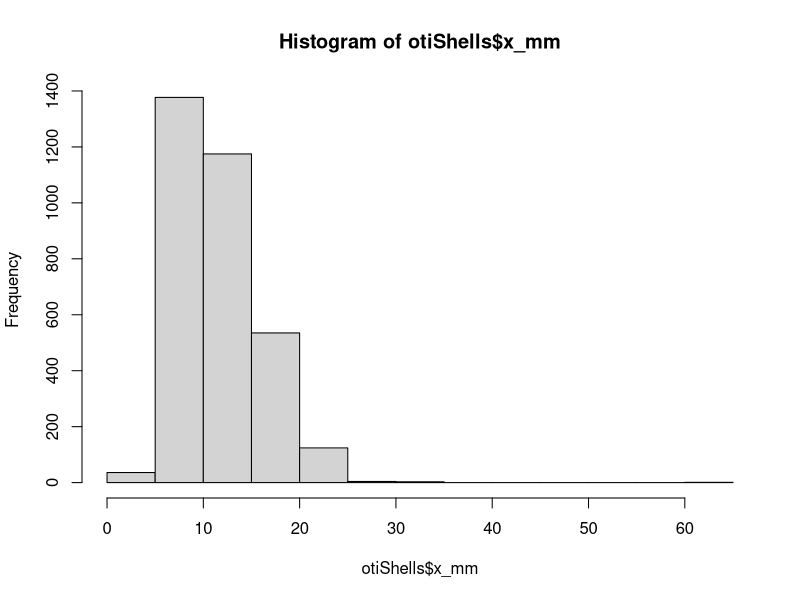
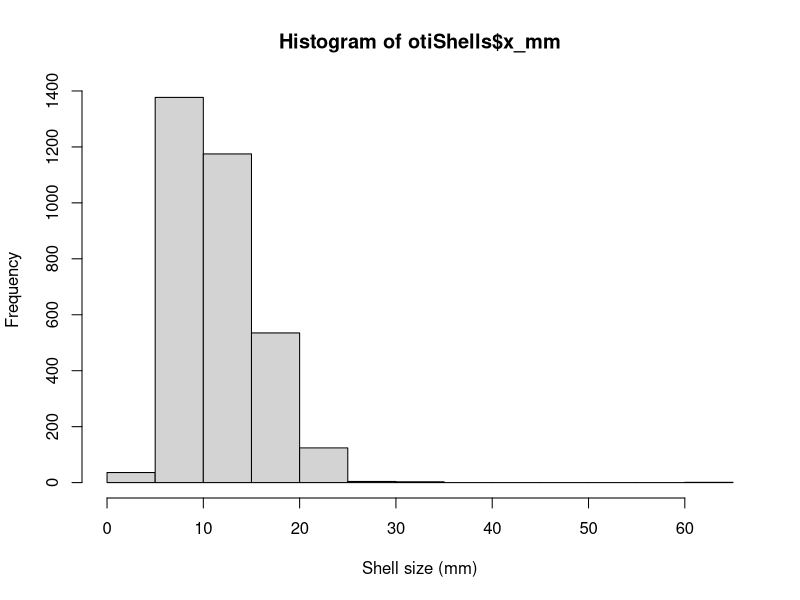
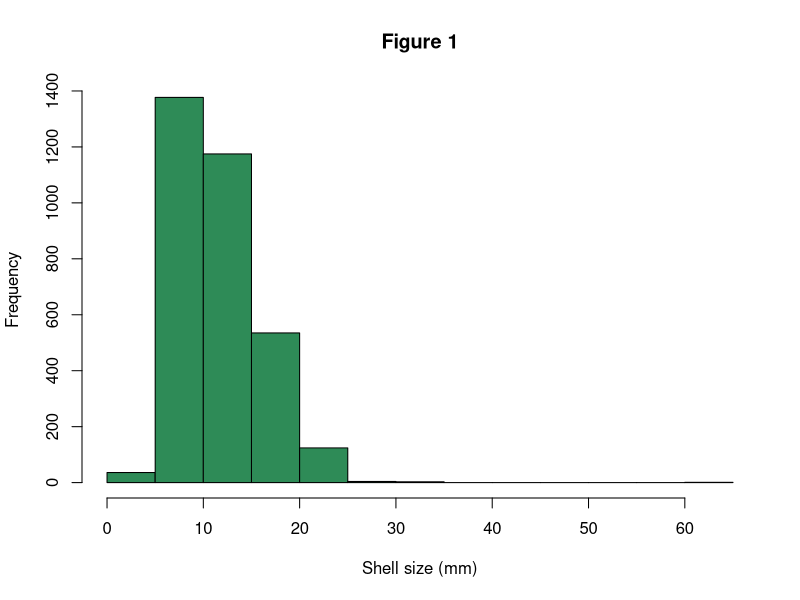
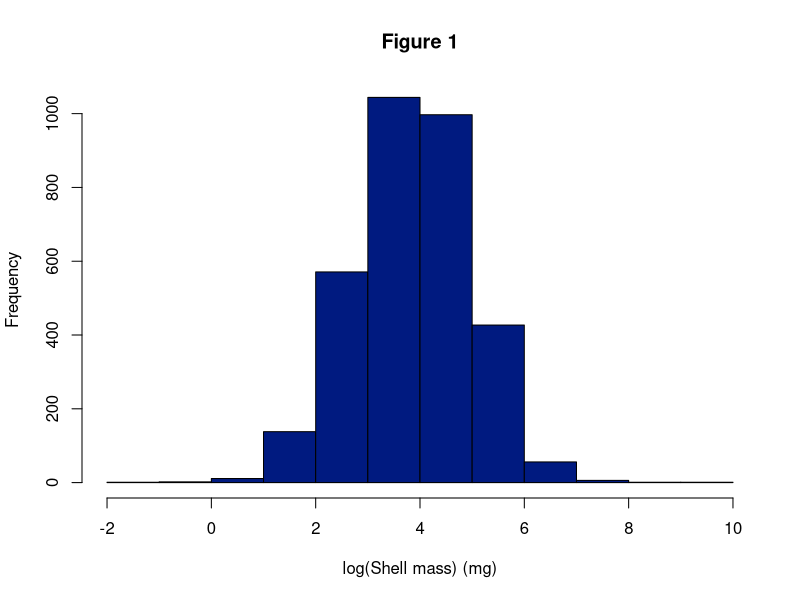
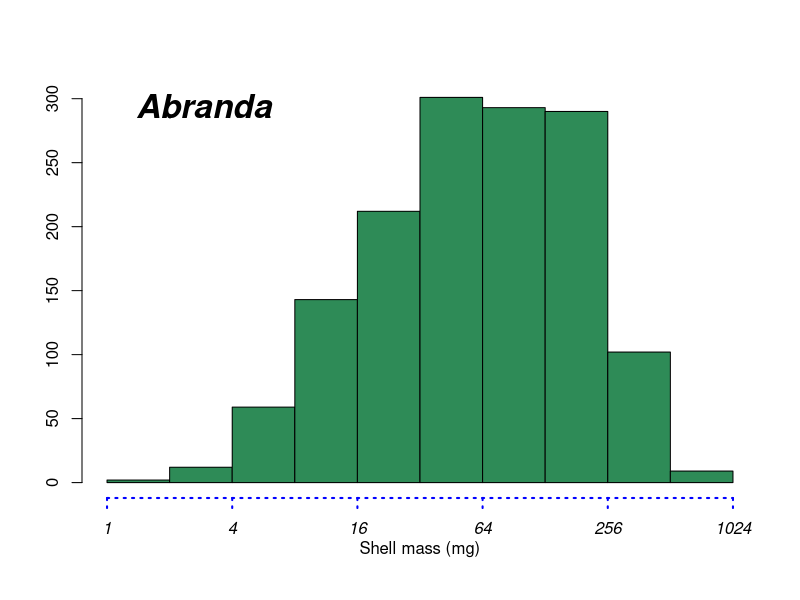
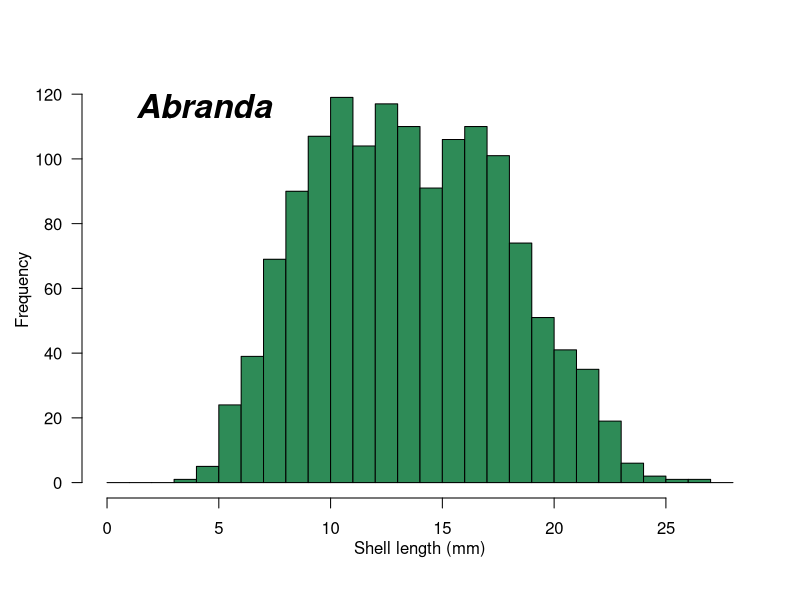
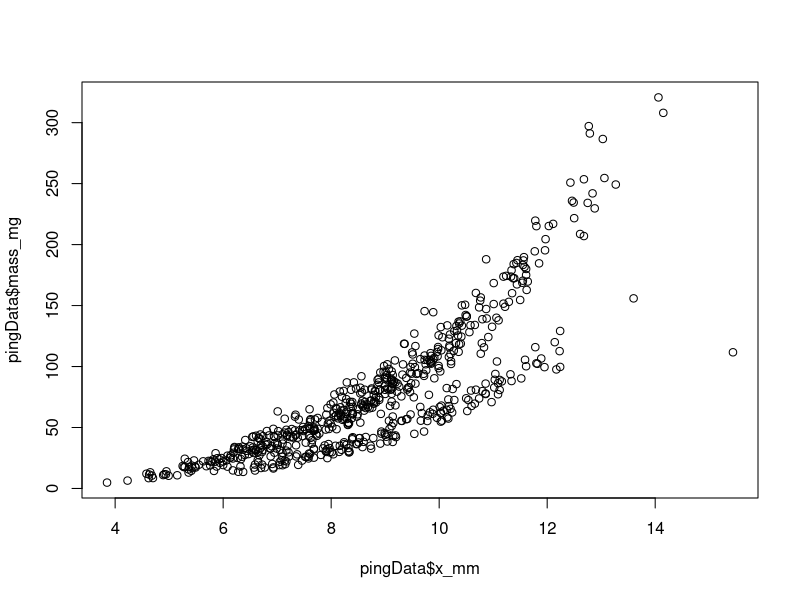
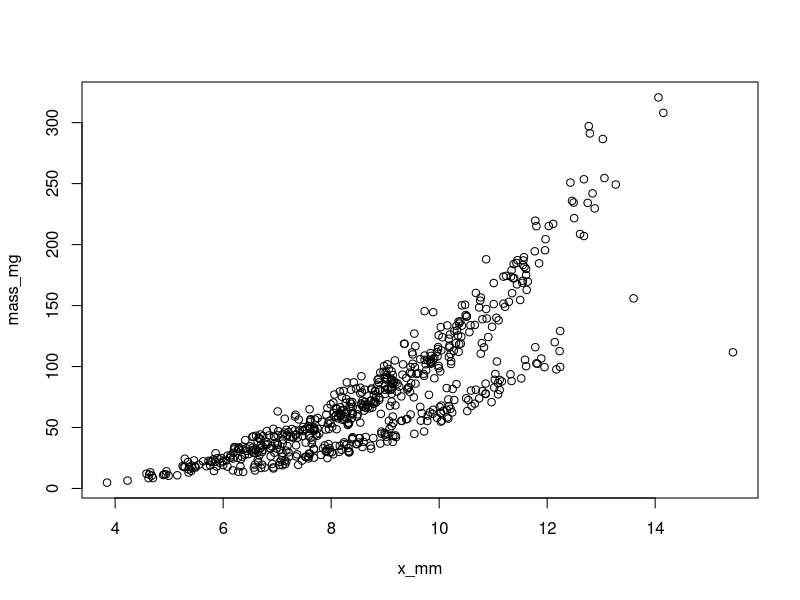

Reproduce these figures in R, in order. (Note: this script raises an error after producing the figures.)
## ORIGINALLY BASED ON WORK BY: JOSHUA MADIN
## http://acropora.bio.mq.edu.au/resources/introduction-to-r/graphing/
##
##	MODIFIED BY M. KOSNIK IN 2017.OCT

##	WE NEED SOME DATA TO PLAY WITH
#######################################
#	Individual bivalves collected from soft sediment at One Tree Reef with measurements.
#	This is a similified version of the data related to this research:
#
#	Julieta C. Martinelli, Matthew A. Kosnik, And Joshua S. Madin 
#	Passive Defensive Traits Are Not Good Predictors Of Predation For Infaunal Reef Bivalves 
#	PALAIOS, 2016, v. 31, 607–615 . http://dx.doi.org/10.2110/palo.2016.018  
#
#	Matthew A. Kosnik, Quan Hua, Darrell S. Kaufman, Atun Zawadzki 
#	Sediment accumulation, stratigraphic order, and the extent of time-averaging in lagoonal sediments: 
#	a comparison of 210Pb and 14C/amino acid racemization chronologies
#	Coral Reefs (2015) 34:215–229. http://dx.doi.org/10.1007/s00338-014-1234-2 

##	READ A TAB DELIMITED FILE './data/oti_measurements.txt'
otiShells <- read.delim('./data/oti_measurements.txt')

##	WHAT HAVE WE GOT HERE?
head(otiShells)
summary(otiShells)		# ANYTHING FISHY?

# RE-IMPORT & CLEAN UP AS NEEDED
otiShells <- read.delim('./data/oti_measurements.txt', na.strings='\\N')
otiShells <- otiShells[(otiShells$mass_mg > 0),]
otiShells <- otiShells[(otiShells$x_mm > 0),]

## REVIEW: DIFFERENT WAYS REFERENCE COLUMNS, SHOULD ALL WORK
otiShells[1:10,"x_mm"] 
otiShells[["x_mm"]][1:10]
otiShells$x_mm[1:10]

## IF YOU ARE GOING TO USE IT A BUNCH - MAKE A NEW COLUMN FOR THE TRANSFORMED VARIABLE
otiShells$crMass <- otiShells$mass_mg^(1/3)

#######################################
## HISTOGRAMS
#######################################
? hist()

#################
## PLOT HISTOGRAM OF SHELL SIZE
hist(otiShells$x_mm)

## LETS ADD BETTER AXIS LABELS
hist(otiShells$x_mm, xlab='Shell size (mm)')

## LETS COLOUR OUR COLUMNS & ADD MAIN TITLE
hist(otiShells$x_mm, xlab='Shell size (mm)', col='seagreen', main="Figure 1")

## ANOTHER WAY TO SPECIFY COLOURS
hist(log(otiShells$mass_mg), xlab="log(Shell mass) (mg)", col=rgb(0,0.1,0.5), main="Figure 1")
# QUESTION: which log is this?

## WHAT ELSE CAN "hist()" DO?
aHist <- hist(log2(otiShells[grep('Abranda',otiShells$taxonName),'mass_mg']), plot=FALSE)

# QUESTION: tell me about object aHist
aHist

## MAKE A HISTOGRAM FOR LOG ABRANDA SHELL MASS... WITH NO AXES OR LABELS
plot(aHist, col='seagreen', ann=FALSE, axes=FALSE)

## ADD Y axis() MANUALLY (ALLOWS FOR GREATER CONTROL)
? axis()
axis(side= 2)	# identical to what would have been drawn from hist()

## SPECIFY A COMPLEX AXIS
where <- seq(floor(min(aHist$breaks)),ceiling(max(aHist$breaks)),by=2)
what <- 2^where
axis(1, at=where, labels=what, lwd=2, lty=3, col='blue', font=3)	# specify details of line 

## ANOTHER WAY TO ADD MARGIN TEXT (AKA - LABEL)
? mtext()
mtext("Abranda", side=3, line=-2, font=4, adj=0.1, cex=2)	# big, italic font right side

# USE mtext() to add title to x-axis
mtext("Shell mass (mg)", side=1, line=2)

## WHAT OTHER OPTIONS DOES HISTOGRAM HAVE?
? hist()
## SET "breaks"
aHist <- hist(otiShells[grep('Abranda',otiShells$taxonName),'x_mm'], plot=FALSE, breaks=0:28)
aHist
plot(aHist, col='seagreen', ann=FALSE, axes=TRUE, las=1)

## use mtext() to add labels & text...
mtext("Abranda", side=3, line=-2, font=4, adj=0.1, cex=2)	# big, italic font right side
mtext("Shell length (mm)", side=1, line=2)
mtext("Frequency", side=2, line=2.5)


#######################################
## BIVARIATE PLOTS
#######################################
? plot()

## subset the data to get only Pinguitellina
pingData <- otiShells[grep('Pingui',otiShells$taxonName),]

## SPECIFY THE COLUMN WITH THE X DATA AND THE COLUMN WITH THE Y DATA
# plot() x_mm on the x-axis vs mass_mg on the y-axis
plot(pingData$x_mm, pingData$mass_mg)

## ALTERNATIVELY, USE FORMULA NOTATION (SAME PLOT, BUT BETTER DEFAULT AXIS LABELS)
plot(mass_mg ~ x_mm, pingData)

## PLOT IT WITH A CUBE ROOT TRANSFORM ON THE Y AXIS?
plot((mass_mg)^(1/3) ~ x_mm, pingData) 

## LETS MAKE NICER AXIS LABELS USING xlab, ylab & col
plot((mass_mg)^(1/3) ~ x_mm, pingData, xlab="Max length (mm)", ylab="cuberoot of mass (mg)", col='darkblue')

## LETS MAKE IT PLOT LINES INSTEAD (what other options are there?)
plot((mass_mg)^(1/3) ~ x_mm, pingData, xlab="Max length, mm", ylab="cuberoot of mass (mg)", col='darkblue', type='l')

## LETS MAKE IT PLOT THE AXES, BUT NOT ANY POINTS!
plot(crMass ~ x_mm, otiShells, xlab="Max length (mm)", ylab="cuberoot of mass (mg)", col='darkblue', type='n')
## ?? WHY WOULD WE WANT TO DO THAT??
? points()

## LETS PLOT THE "Pinguitellina" as red circles
points(crMass ~ x_mm, data= otiShells[grep('Pingui',otiShells$taxonName),], col="red", pch=21) 
## LETS PLOT THE "Abranda" as green squares
points(crMass ~ x_mm, data= otiShells[grep('Abranda',otiShells$taxonName),], col="green", pch=21) 
## WHAT ELSE CAN WE SPECIFY FOR POINTS?

## A PLOTTING EXAMPLE
plot(sort(pingData[,'x_mm']),seq(nrow(pingData),1,by=-1)/nrow(pingData), type='n', xlab='maximum shell length (mm)', ylab='proportion of population', main='Pinguitellina survivorship', log='y', col='black', lwd=2)

##	PLOT LINES FOR RANDOM SUBSAMPLES
siteSize <- aggregate(pingData$siteName,by=list(pingData$siteName),FUN=length)
subSampleSize <- max(siteSize$x)
SubSampleNumb <- 100
for (i in 1:SubSampleNumb) {
	# GET A RANDOM SUBSET OF THE WHOLE DATASET
	pingSub <- sample(pingData[,'x_mm'],subSampleSize)
	# PLOT THE RANDOM SUBSET
	lines(sort(pingSub), seq(subSampleSize/1,by=-1)/subSampleSize, col='grey')
}

##	PLOT A LINE FOR EACH SAMPLE
sites <- unique(pingData[,'siteName'])
colours <- rainbow(length(sites), start=0.7, end=0.2)
for (i in 1:length(sites)) {
	# GET ONLY THE DATA FOR ONE SAMPLE
	pingSite <- pingData[(pingData[,'siteName']== sites[i]),]
	# PLOT THE LINE
	lines(sort(pingSite[,'x_mm']),seq(nrow(pingSite)/1,by=-1)/nrow(pingSite), col=colours[i], lwd=2)
	# LABEL THE LINE WITH THE SAMPLE ID 
	text(max(pingSite[,'x_mm']),1/nrow(pingSite), sites[i], pos=1, col=colours[i], font=2)
}

## PLOT IS SUPER GENERAL (IT WILL TRY TO PLOT ANYTHING). FACTORS DEFAULT TO BOXPLOTS...
plot(crMass ~ siteName, otiShells)

#######################################
## BOX PLOTS
#######################################
? boxplot()

boxplot(pingData$x_mm, col='lightblue')

## SPLIT IT BY "siteName"?
boxplot(x_mm ~ siteName, pingData, col='skyblue') 

## BETTER AXIS LABELS
boxplot(x_mm ~ siteName, pingData, xlab="One Tree Reef Lagoon", ylab="Max shell length, mm") 

## ADD "notch"ES?
boxplot(x_mm ~ siteName, pingData, xlab="One Tree Reef Lagoon", ylab="Max shell length, mm", notch = TRUE)
## ?? WHAT ARE THE "notch"es??

## OVERLAY THE POINTS? ( IT WORKS - IF WE MAKE Root.herbivore A FACTOR )
boxplot(x_mm ~ siteName, pingData, xlab="One Tree Reef Lagoon", ylab="Max shell length, mm", notch = TRUE, col='lightgrey')
points(pingData$siteName, pingData$x_mm, cex=0.5)


#######################################
## EXPLORATORY PLOTTING
#######################################
? pairs()

## A VERY COOL FUCNTION, BUT ONLY WORKS WITH NUMERIC DATA
## Great way to quickly access collinearity among variables
pairs(pingData)

## WHICH COLUMNS HAVE NUMERIC DATA??
names(pingData) 
comps <- names(pingData)[3:7]
comps

## PLOT ALL PAIR-WISE COMPARISONS FOR NUMERIC Pinguitellina DATA
pairs(pingData[comps])

## and an explaination for why there are two relations instead of 1!

#######################################
## 3D PLOTTING
#######################################

# LETS USE THE BUILT IN volcano DATASET FOR THIS...
?volcano

# TO GOOD BUILT IN FUNCTIONS ARE image() AND contour()
image(volcano) 
contour(volcano) 

## SPECIFY THE COLOUR GRADIENT
image(volcano, col=terrain.colors(50))
## "ADD" CONTOURS OVER TOP OF image()
contour(volcano, add=TRUE)

#	It is possible to read shape files, and do basic GIS type things in R.

#######################################
## BAR PLOTS
#######################################

# I PERSONALLY REALLY DISLIKE BARPLOTS, BUT THEY ARE COMMONLY USED
# R DOES NOT HAVE A STANDARD ERROR FUNCTION, BUT WE CAN WRITE ONE...
standard.error <- function(x) { sd(x)/sqrt(length(x)) }

## REMEMBER ALL THE WAY BACK TO THE MORNING...
## USE "aggregate" TO GET THE mean otiShells['x_mm'] BY otiShells["taxonName"]
## TIP: USING otiShells["x_mm"] INSTEAD OF otiShells$x_mm GIVES YOU NICER COLUMN NAMES

mn <- aggregate(otiShells['x_mm'], otiShells["taxonName"], mean) 
bp <- barplot(mn$x_mm)
## NOTE: BY ASSIGNING barplot() TO bp... WE CAN DO THE NEXT STEP

## USE "aggregate" TO GET THE standard.error
se <- aggregate(otiShells['x_mm'], otiShells["taxonName"], standard.error)
## ADD THE STANDARD ERROR USING arrows
arrows(bp, mn$x_mm + se$x_mm, bp, mn$x_mm - se$x_mm, code=3, angle=90, length=0.1, lwd=2)
## ?? DOESN'T QUITE LOOK RIGHT

## MAKE A BAR PLOT AND SPECIFY Y-AXIS "ylim" SO THAT THE WHOLE SE FITS IN...
bp <- barplot(mn$x_mm, ylim=c(0, max(mn$x_mm + se$x_mm, na.rm=TRUE))) 
arrows(bp, mn$x_mm + se$x_mm, bp, mn$x_mm - se$x_mm, code=3, angle=90, length=0.1, lwd=2)

## ADD LABELS USING axis()
axis(1, at=bp, labels=mn$taxonName, font=3) 

## STILL NOT WHAT WE WANT BECAUSE R DOES SKIPS LABELS THAT WOULD OVER WRITE
# try again but rotating the axis labels 90 degrees
bp <- barplot(mn$x_mm, ylim=c(0, max(mn$x_mm + se$x_mm, na.rm=TRUE))) 
arrows(bp, mn$x_mm + se$x_mm, bp, mn$x_mm - se$x_mm, code=3, angle=90, length=0.1, lwd=2)
axis(1, at=bp, labels= mn$taxonName, las=2, font=3)
title("Getting it just right can be a pain...")

##  HOW DO WE FIX THE MARGIN SIZE...
##  SHOW ME HOW TO DO THAT CRAZY VOODOO THAT YOUDOO?
##  REMEMBER IF YOU DIG DEEP ENOUGH YOU CAN TINKER WITH ANYTHING IN R
##  Afraid? "You will be. You... will... be." (Yoda) 


#######################################
##  GLOBAL GRAPHIC PARAMETERS
#######################################

?par
# NOTE: NO ONE REMEMBERS ALL OF THESE PARAMETERS BUT HOPEFULLY YOU WILL REMEMBER THAT ?par GETS YOU THE ANSWER
# NOTE: CLOSING YOUR GRAPHING WINDOW WILL RESET YOUR GLOBAL PARAMETERS (FOR GOOD AND BAD)
# TIP: YOU CAN SAVE PARAMETERS TO A VARIABLE TO RESTORE YOUR OLD ONES
# TIP: par() WILL TELL YOU WHAT THE CURRENT PARAMETERS ARE

# SAVE CURRENT / ORIGINAL PARAMETERS
oldPar <- par()

## SO HOW CAN WE FIX OUR MARGIN ISSUE?
# use par() to set margin. hint: try 12 for margin 1
par(mar=c(12, 4, 4, 2)) 
bp <- barplot(mn$x_mm, ylim=c(0, max(mn$x_mm + se$x_mm, na.rm=TRUE))) 
arrows(bp, mn$x_mm + se$x_mm, bp, mn$x_mm - se$x_mm, code=3, angle=90, length=0.1, lwd=2)
axis(1, at=bp, labels= mn$taxonName, las=2, font=3, cex=0.7)
mtext("Species", side=1, line=10) 
mtext("Shell length (mm)", side=2, line=3) 
title("... but it can be worth it?")

# RESTORE ORIGINAL PARAMETERS
par(oldPar)


#######################################
## SAVING PLOTS
#######################################

# NOTE: YOU CAN SAVE OR "EXPORT" THE GRAPHING WINDOW TO SAVE YOUR PLOTS
# TIP: DON'T SAVE OR "EXPORT" THE GRAPHING WINDOW TO SAVE YOUR PLOTS
# TIP: ALWAYS USE A VECTOR FORMAT (I.E., PDF) SO THAT YOUR PLOTS LOOK GOOD WHEN SCALED
# TIP: IF YOU MUST USE A RASTER FORMAT USE PNG RATHER THAN JPEG
# TIP: SAVE YOUR PLOT FROM THE COMMAND LINE!
#       - TOTAL CONTROL OF PLOT SIZES, ETC TO MEET SPECIFIC JOURNAL REQUIREMENTS
#       - YOU CAN JUST RUN A SCRIPT TO REGENERATE ALL YOUR PLOTS IF (WHEN) YOUR DATA CHANGE OR YOUR SUPERVISOR WANTS IT TO LOOK A LITTLE DIFFERENT
#       - EVERYTIME THE SCRIPT RUNS YOU WILL ALWAYS GET THE EXACT SAME PLOT, REPRODUCIBILITY IS KEY TO GOOD SCIENCE

# TIP: MAKE A SUBDIRECTORY CALLED "figs" IN YOUR PROJECT DIRECTORY
dir.create("./figs")

# NOTE: FANCY SCRIPT - ONLY CREATES THE DIRECTORY IF THE DIRECTORY IS NOT ALREADY THERE
# TIP: DEALING WITH THE UNEXPECTED WELL IS WHAT MAKES FLEXIBLE CODE (MOST CODE WE WRITE IT NOT FLEXIBLE)
if(!("./figs") %in% list.dirs(".")) dir.create("./figs")

# START A PDF FILE TO WRITE TO
pdf("./figs/my_barplot.pdf", width=5, height=5) 
# WHAT ARE THE UNITS OF WIDTH AND HEIGHT
par(mar=c(12, 4, 4, 2)) 
bp <- barplot(mn$x_mm, ylim=c(0, max(mn$x_mm + se$x_mm, na.rm=TRUE)), las=1) 
arrows(bp, mn$x_mm + se$x_mm, bp, mn$x_mm - se$x_mm, code=3, angle=90, length=0.04, lwd=2)
axis(1, at=bp, labels= mn$taxonName, las=2, font=3, cex=0.7)
mtext("Species", side=1, line=10) 
mtext("Shell length (mm)", side=2, line=2.5) 
title("One Tree Reef Bivalvia") 
dev.off()
## MUST ALWAYS USE dev.off() WHEN YOU ARE DONE WRITING TO THE FILE... OR IT STAYS OPEN...

# START A PNG FILE
png(filename="./figs/my_barplot.png", width=400, height=400) 
par(mar=c(12, 4, 4, 2)) 
bp <- barplot(mn$x_mm, ylim=c(0, max(mn$x_mm + se$x_mm, na.rm=TRUE)), las=1) 
arrows(bp, mn$x_mm + se$x_mm, bp, mn$x_mm - se$x_mm, code=3, angle=90, length=0.04, lwd=2)
axis(1, at=bp, labels= mn$taxonName, las=2, font=3, cex=0.7)
mtext("Species", side=1, line=10) 
mtext("Shell length (mm)", side=2, line=2.5) 
title("One Tree Reef Bivalvia") 
dev.off()

##  TIP: WHEN THINGS GO WRONG SAVING PLOTS
##  - IT IS NEARLY ALWAYS BECAUSE THE FILE WAS NOT CLOSED
##  - REPEAT dev.off() until it says "cannot shut down device"

#######################################
## LOOP EXAMPLE
#######################################


#######################################
## MULTIPLE PANEL PLOTS
#######################################

## "mfrow" FILLS YOUR PANELS ACROSS THE TOP ROW AND THEN SEQUENTIAL ROWS DOWN
## "mfcol" FILLS YOUR PANELS DOWN THE LEFT MOST COLUMN FIRST...

oldPar <- par()

##  MAKE 4 HISTOGRAMS
par(mfcol=c(2,2)) 
plot(aHist, col='blue', ann=FALSE, main='Abranda') 
pHist <- hist(pingData$x_mm, col='green', main='Pinguitellina') 
hist(pingData$y_mm, col='red') 
plot(aHist,col='pink', ann=FALSE) 
par(oldPar)

##  LETS MAKE IT NICER...
##  - SET MARGINS ALL TO 1
##  - SET THE OUTER MARGINS TO c(4,3,4,2)
par(mfrow=c(2, 2), mar=c(1, 1, 1, 1), oma=c(4, 3, 4, 2))

##  LETS ONLY PUT THE OUTER AXES ON (COMMON IF THE AXES ARE THE SAME)
##  LETS LABEL EACH PANEL A-D IN THE UPPER LEFT CORNER
plot(aHist, ann=FALSE, axes=FALSE, col='forestgreen', xlim=range(pHist$breaks, aHist$breaks)) 
axis(2) 
mtext("A", 3, -2, adj = 0.1, font=2, cex=1.2) 
hist(pingData$x_mm, ann=FALSE, axes=FALSE, col='skyblue') 
mtext("B", 3, -2, adj = 0, font=2, cex=1.2) 
plot(pHist, ann=FALSE, col='pink', xlim=range(pHist$breaks, aHist$breaks)) 
mtext("C", 3, -2, adj = 0.1, font=2, cex=1.2) 
hist(pingData$x_mm, ann=FALSE, axes=FALSE, col='grey40') 
axis(1) 
mtext("D", 3, -2, adj = 0, font=2, cex=1.2)

##  JUST TO DEMONSTRATE THE POSSIBLE BOXES...
? box()
box("plot", col="red") 
box("figure", col="blue") 
box("inner", col="black") 
box("outer", col="pink")

##	mtext REALLY SHINES - PUTTING JOINT AXIS LABELS "outer"
mtext("Shell size (mm)", side=1, outer=TRUE, line=2) 
mtext("Frequency", side=2, outer=TRUE, line=2) 
mtext("Four plots of shell size", side=3, outer=TRUE, line=1, cex=1.5) 

par(oldPar)


#######################################
##  ADDING ADDITIONAL THINGS TO PLOTS
#######################################
plot(crMass ~ x_mm, pingData, type="p", axes=FALSE, ann=FALSE, pch=21, col="white", bg="black") 
axis(1) 
axis(2, las=2) 
mtext("Shell size (mm)", side = 1, line = 3) 
mtext("Cuberoot shell mass (mg)", side = 2, line = 3) 
title("Figure 1", adj=0)

##  GET/PLOT A BEST FIT LINE USING lm()
mod <- lm(crMass ~ x_mm, pingData)
##  PLOT THE LINE USING (abline)
abline(mod, lwd=2, lty=2, col='blue')

# GET/PLOT THE PREDICTION INTERVALS
hs <- seq(min(pingData$x_mm), max(pingData$x_mm), 1) 
intPred <- predict(mod, list(x_mm = hs), interval = "prediction") 
lines(hs, intPred[,"lwr"], lty = 2) 
lines(hs, intPred[,"upr"], lty = 2) 

# GET/PLOT THE CONFIDENCE INTERVALS
intConf <- predict(mod, list(x_mm = hs), interval = "confidence") 
lines(hs, intConf[,"lwr"]) 
lines(hs, intConf[,"upr"]) 

# PLOT A SHADED THE PREDICTION INTERVAL REGION
polygon(c(hs, rev(hs)), c(intPred[,"lwr"], rev(intPred[,"upr"])), col = rgb(0,0,0,0.2), border = NA)

##  LETS ADD THE R-SQUARED TO THE PLOT
##  TIP: UNICODE CHARACTERS ARE AN EASY WAY TO GET SOME CHARACTERS
text(5,4,paste("r\U00b2 = ",round(summary(mod)$r.squared,2)))

# ADD A LEGEND
legend("topleft", c("green data", "actual data", "orange cross"), pch=c(4, 20, 3), col=c("green", "black", "orange"), bty="y")

# ADD SOME MATH 
text(11, 2, expression(Y[i] == beta[0]+beta[1]*X[i1]+epsilon[i])) # see demo(plotmath) for more examples 


## NOW... WRAP THE SUPER NICE PLOTS INTO A PDF...